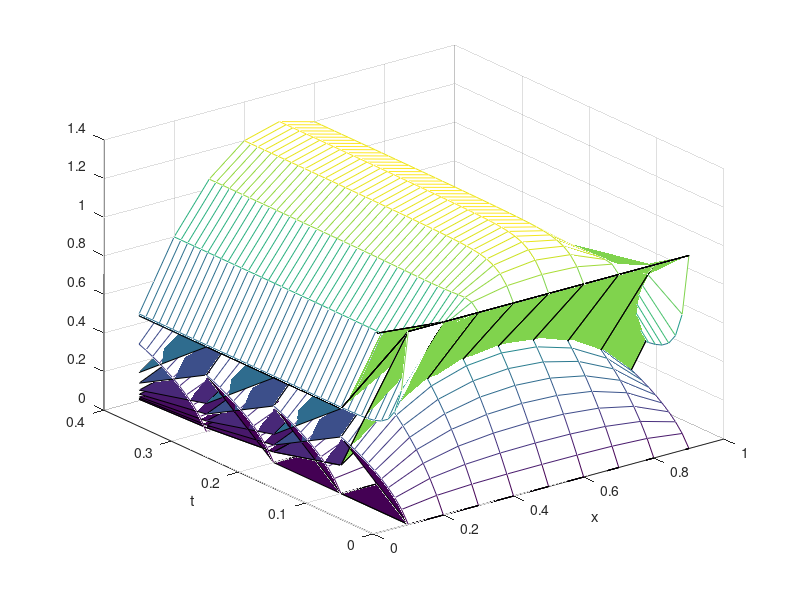

MATLAB code for this plot:
T=0.4;                                  % time interval length 
g=@(x,t) 10*ones(size(x));              % heat source function
p=4;                                    % number of time intervals
N=10;                                   % N number of time steps per interval
J=10;                                   % J number of spatial steps 
e=ones(J-1,1);                            
dx=1/J; x=(dx:dx:1-dx)';                % finite difference Laplacian 
A=spdiags([e -2*e e],[-1 0 1],J-1,J-1)/dx^2;  
dt=T/(p*N); dT=T/p;                     % fine and coarse time step
u0=ones(J-1,1);                         % initial temperature
u(:,1)=u0;                              % compute reference solution
for n=1:N*p
  u(:,n+1)=(speye(J-1)-dt*A)\(u(:,n)+dt*g(x,dt*(n+1)));
end;
mesh(x,0:dt:T,u'); xlabel('x'); ylabel('t');
pause; hold on                          % keep to overlay images

for j=1:p                               % compute v solutions
  v{j}(:,1)=zeros(J-1,1); 
  for n=1:N                            
    v{j}(:,n+1)=(speye(J-1)-dt*A)\(v{j}(:,n)+dt*g(x,dt*((j-1)*N+n+1)));
  end;
  mesh(x,(j-1)*N*dt:dt:j*N*dt,v{j}'); pause
end;  

w{1}=u0;                                % compute w solutions
for j = 1:p
  for n=j:p
    w{j}(:,n+1)=expm(dT*A)*w{j}(:,n);   % should use efficient matrix exp
  end;  
  surf(x,0:dT:T,w{j}'); pause
  w{j+1}(:,j+1)=v{j}(:,N+1);
end;

UPE=w{1};                               % sum ParaExp solution 
surf(x,0:dT:T,UPE'); pause;
for j=2:p
  UPE=UPE+w{j};
  surf(x,0:dT:T,UPE'); pause
end;
UPE(:,p+1)=UPE(:,p+1)+v{p}(:,N+1);
surf(x,0:dT:T,UPE');
hold off